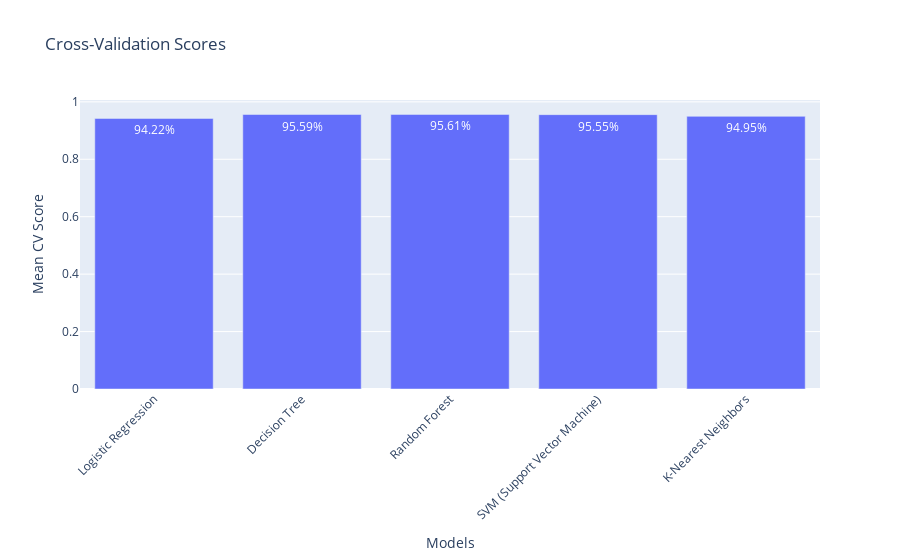

Notebook source saved alongside this figure:
### Markdown cell above
#### Visualisation of CV_Score

### Code cell
# Defining the models and their respective cross-validation scores
models = ['Logistic Regression','Decision Tree', 'Random Forest', 'SVM (Support Vector Machine)', 'K-Nearest Neighbors']
cv_scores = [logistic_cv_scores, dt_cv_scores, rf_cv_scores, svm_cv_scores, knn_cv_scores]

# Calculate mean and standard deviation for each model
mean_scores = [scores.mean() for scores in cv_scores]

# Create a DataFrame for plotting
import pandas as pd
df = pd.DataFrame({'Models': models, 'Mean CV Score': mean_scores})

# Create a bar chart using Plotly
fig = px.bar(df, x='Models', y='Mean CV Score', text='Mean CV Score',
             title='Cross-Validation Scores',
             labels={'Models': 'Models', 'Mean CV Score': 'Mean CV Score'})

# Customize the layout
fig.update_traces(texttemplate='%{text:.2%}', textposition='inside')
fig.update_layout(xaxis_tickangle=-45, xaxis_title='Models', yaxis_title='Mean CV Score')
fig.update_xaxes(type='category')

# Show the plot
fig.show()

### Figure 1 — Plotly figure (JSON) as saved in the notebook; plotly's stock layout.template omitted (floating-point values rounded to 4 significant figures)
{"data": [{"alignmentgroup": "True", "hovertemplate": "Models=%{x}<br>Mean CV Score=%{text}<extra></extra>", "legendgroup": "", "marker": {"color": "#636efa", "pattern": {"shape": ""}}, "name": "", "offsetgroup": "", "orientation": "v", "showlegend": false, "text": [0.9422, 0.9559, 0.9561, 0.9555, 0.9495], "textposition": "inside", "texttemplate": "%{text:.2%}", "type": "bar", "x": ["Logistic Regression", "Decision Tree", "Random Forest", "SVM (Support Vector Machine)", "K-Nearest Neighbors"], "xaxis": "x", "y": [0.9422, 0.9559, 0.9561, 0.9555, 0.9495], "yaxis": "y"}], "layout": {"barmode": "relative", "legend": {"tracegroupgap": 0}, "title": {"text": "Cross-Validation Scores"}, "xaxis": {"anchor": "y", "domain": [0, 1], "tickangle": -45, "title": {"text": "Models"}, "type": "category"}, "yaxis": {"anchor": "x", "domain": [0, 1], "title": {"text": "Mean CV Score"}}}}
